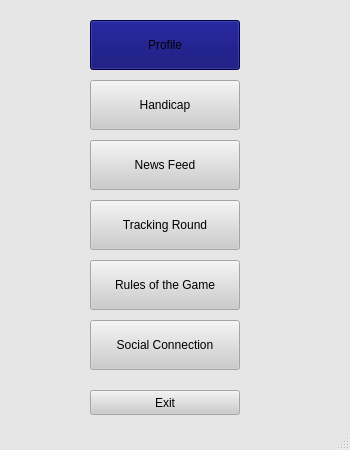
<?xml version="1.0" encoding="UTF-8"?>
<ui version="4.0">
 <class>MainWindow</class>
 <widget class="QMainWindow" name="MainWindow">
  <property name="geometry">
   <rect>
    <x>0</x>
    <y>0</y>
    <width>350</width>
    <height>450</height>
   </rect>
  </property>
  <property name="palette">
   <palette>
    <active>
     <colorrole role="WindowText">
      <brush brushstyle="SolidPattern">
       <color alpha="255">
        <red>0</red>
        <green>0</green>
        <blue>0</blue>
       </color>
      </brush>
     </colorrole>
     <colorrole role="Button">
      <brush brushstyle="SolidPattern">
       <color alpha="255">
        <red>204</red>
        <green>204</green>
        <blue>204</blue>
       </color>
      </brush>
     </colorrole>
     <colorrole role="Light">
      <brush brushstyle="SolidPattern">
       <color alpha="255">
        <red>255</red>
        <green>255</green>
        <blue>255</blue>
       </color>
      </brush>
     </colorrole>
     <colorrole role="Midlight">
      <brush brushstyle="SolidPattern">
       <color alpha="255">
        <red>229</red>
        <green>229</green>
        <blue>229</blue>
       </color>
      </brush>
     </colorrole>
     <colorrole role="Dark">
      <brush brushstyle="SolidPattern">
       <color alpha="255">
        <red>102</red>
        <green>102</green>
        <blue>102</blue>
       </color>
      </brush>
     </colorrole>
     <colorrole role="Mid">
      <brush brushstyle="SolidPattern">
       <color alpha="255">
        <red>136</red>
        <green>136</green>
        <blue>136</blue>
       </color>
      </brush>
     </colorrole>
     <colorrole role="Text">
      <brush brushstyle="SolidPattern">
       <color alpha="255">
        <red>0</red>
        <green>0</green>
        <blue>0</blue>
       </color>
      </brush>
     </colorrole>
     <colorrole role="BrightText">
      <brush brushstyle="SolidPattern">
       <color alpha="255">
        <red>255</red>
        <green>255</green>
        <blue>255</blue>
       </color>
      </brush>
     </colorrole>
     <colorrole role="ButtonText">
      <brush brushstyle="SolidPattern">
       <color alpha="255">
        <red>0</red>
        <green>0</green>
        <blue>0</blue>
       </color>
      </brush>
     </colorrole>
     <colorrole role="Base">
      <brush brushstyle="SolidPattern">
       <color alpha="255">
        <red>255</red>
        <green>255</green>
        <blue>255</blue>
       </color>
      </brush>
     </colorrole>
     <colorrole role="Window">
      <brush brushstyle="SolidPattern">
       <color alpha="255">
        <red>230</red>
        <green>230</green>
        <blue>230</blue>
       </color>
      </brush>
     </colorrole>
     <colorrole role="Shadow">
      <brush brushstyle="SolidPattern">
       <color alpha="255">
        <red>0</red>
        <green>0</green>
        <blue>0</blue>
       </color>
      </brush>
     </colorrole>
     <colorrole role="AlternateBase">
      <brush brushstyle="SolidPattern">
       <color alpha="255">
        <red>229</red>
        <green>229</green>
        <blue>229</blue>
       </color>
      </brush>
     </colorrole>
     <colorrole role="ToolTipBase">
      <brush brushstyle="SolidPattern">
       <color alpha="255">
        <red>255</red>
        <green>255</green>
        <blue>220</blue>
       </color>
      </brush>
     </colorrole>
     <colorrole role="ToolTipText">
      <brush brushstyle="SolidPattern">
       <color alpha="255">
        <red>0</red>
        <green>0</green>
        <blue>0</blue>
       </color>
      </brush>
     </colorrole>
    </active>
    <inactive>
     <colorrole role="WindowText">
      <brush brushstyle="SolidPattern">
       <color alpha="255">
        <red>0</red>
        <green>0</green>
        <blue>0</blue>
       </color>
      </brush>
     </colorrole>
     <colorrole role="Button">
      <brush brushstyle="SolidPattern">
       <color alpha="255">
        <red>204</red>
        <green>204</green>
        <blue>204</blue>
       </color>
      </brush>
     </colorrole>
     <colorrole role="Light">
      <brush brushstyle="SolidPattern">
       <color alpha="255">
        <red>255</red>
        <green>255</green>
        <blue>255</blue>
       </color>
      </brush>
     </colorrole>
     <colorrole role="Midlight">
      <brush brushstyle="SolidPattern">
       <color alpha="255">
        <red>229</red>
        <green>229</green>
        <blue>229</blue>
       </color>
      </brush>
     </colorrole>
     <colorrole role="Dark">
      <brush brushstyle="SolidPattern">
       <color alpha="255">
        <red>102</red>
        <green>102</green>
        <blue>102</blue>
       </color>
      </brush>
     </colorrole>
     <colorrole role="Mid">
      <brush brushstyle="SolidPattern">
       <color alpha="255">
        <red>136</red>
        <green>136</green>
        <blue>136</blue>
       </color>
      </brush>
     </colorrole>
     <colorrole role="Text">
      <brush brushstyle="SolidPattern">
       <color alpha="255">
        <red>0</red>
        <green>0</green>
        <blue>0</blue>
       </color>
      </brush>
     </colorrole>
     <colorrole role="BrightText">
      <brush brushstyle="SolidPattern">
       <color alpha="255">
        <red>255</red>
        <green>255</green>
        <blue>255</blue>
       </color>
      </brush>
     </colorrole>
     <colorrole role="ButtonText">
      <brush brushstyle="SolidPattern">
       <color alpha="255">
        <red>0</red>
        <green>0</green>
        <blue>0</blue>
       </color>
      </brush>
     </colorrole>
     <colorrole role="Base">
      <brush brushstyle="SolidPattern">
       <color alpha="255">
        <red>255</red>
        <green>255</green>
        <blue>255</blue>
       </color>
      </brush>
     </colorrole>
     <colorrole role="Window">
      <brush brushstyle="SolidPattern">
       <color alpha="255">
        <red>230</red>
        <green>230</green>
        <blue>230</blue>
       </color>
      </brush>
     </colorrole>
     <colorrole role="Shadow">
      <brush brushstyle="SolidPattern">
       <color alpha="255">
        <red>0</red>
        <green>0</green>
        <blue>0</blue>
       </color>
      </brush>
     </colorrole>
     <colorrole role="AlternateBase">
      <brush brushstyle="SolidPattern">
       <color alpha="255">
        <red>229</red>
        <green>229</green>
        <blue>229</blue>
       </color>
      </brush>
     </colorrole>
     <colorrole role="ToolTipBase">
      <brush brushstyle="SolidPattern">
       <color alpha="255">
        <red>255</red>
        <green>255</green>
        <blue>220</blue>
       </color>
      </brush>
     </colorrole>
     <colorrole role="ToolTipText">
      <brush brushstyle="SolidPattern">
       <color alpha="255">
        <red>0</red>
        <green>0</green>
        <blue>0</blue>
       </color>
      </brush>
     </colorrole>
    </inactive>
    <disabled>
     <colorrole role="WindowText">
      <brush brushstyle="SolidPattern">
       <color alpha="255">
        <red>102</red>
        <green>102</green>
        <blue>102</blue>
       </color>
      </brush>
     </colorrole>
     <colorrole role="Button">
      <brush brushstyle="SolidPattern">
       <color alpha="255">
        <red>204</red>
        <green>204</green>
        <blue>204</blue>
       </color>
      </brush>
     </colorrole>
     <colorrole role="Light">
      <brush brushstyle="SolidPattern">
       <color alpha="255">
        <red>255</red>
        <green>255</green>
        <blue>255</blue>
       </color>
      </brush>
     </colorrole>
     <colorrole role="Midlight">
      <brush brushstyle="SolidPattern">
       <color alpha="255">
        <red>229</red>
        <green>229</green>
        <blue>229</blue>
       </color>
      </brush>
     </colorrole>
     <colorrole role="Dark">
      <brush brushstyle="SolidPattern">
       <color alpha="255">
        <red>102</red>
        <green>102</green>
        <blue>102</blue>
       </color>
      </brush>
     </colorrole>
     <colorrole role="Mid">
      <brush brushstyle="SolidPattern">
       <color alpha="255">
        <red>136</red>
        <green>136</green>
        <blue>136</blue>
       </color>
      </brush>
     </colorrole>
     <colorrole role="Text">
      <brush brushstyle="SolidPattern">
       <color alpha="255">
        <red>102</red>
        <green>102</green>
        <blue>102</blue>
       </color>
      </brush>
     </colorrole>
     <colorrole role="BrightText">
      <brush brushstyle="SolidPattern">
       <color alpha="255">
        <red>255</red>
        <green>255</green>
        <blue>255</blue>
       </color>
      </brush>
     </colorrole>
     <colorrole role="ButtonText">
      <brush brushstyle="SolidPattern">
       <color alpha="255">
        <red>102</red>
        <green>102</green>
        <blue>102</blue>
       </color>
      </brush>
     </colorrole>
     <colorrole role="Base">
      <brush brushstyle="SolidPattern">
       <color alpha="255">
        <red>230</red>
        <green>230</green>
        <blue>230</blue>
       </color>
      </brush>
     </colorrole>
     <colorrole role="Window">
      <brush brushstyle="SolidPattern">
       <color alpha="255">
        <red>230</red>
        <green>230</green>
        <blue>230</blue>
       </color>
      </brush>
     </colorrole>
     <colorrole role="Shadow">
      <brush brushstyle="SolidPattern">
       <color alpha="255">
        <red>0</red>
        <green>0</green>
        <blue>0</blue>
       </color>
      </brush>
     </colorrole>
     <colorrole role="AlternateBase">
      <brush brushstyle="SolidPattern">
       <color alpha="255">
        <red>204</red>
        <green>204</green>
        <blue>204</blue>
       </color>
      </brush>
     </colorrole>
     <colorrole role="ToolTipBase">
      <brush brushstyle="SolidPattern">
       <color alpha="255">
        <red>255</red>
        <green>255</green>
        <blue>220</blue>
       </color>
      </brush>
     </colorrole>
     <colorrole role="ToolTipText">
      <brush brushstyle="SolidPattern">
       <color alpha="255">
        <red>0</red>
        <green>0</green>
        <blue>0</blue>
       </color>
      </brush>
     </colorrole>
    </disabled>
   </palette>
  </property>
  <property name="windowTitle">
   <string>GolfApp</string>
  </property>
  <property name="styleSheet">
   <string notr="true"/>
  </property>
  <widget class="QWidget" name="centralWidget">
   <widget class="QPushButton" name="exitButton">
    <property name="geometry">
     <rect>
      <x>90</x>
      <y>390</y>
      <width>150</width>
      <height>25</height>
     </rect>
    </property>
    <property name="styleSheet">
     <string notr="true">font: 14pt &quot;Comic Sans MS&quot;;</string>
    </property>
    <property name="text">
     <string>Exit</string>
    </property>
   </widget>
   <widget class="QPushButton" name="Profile_Button">
    <property name="geometry">
     <rect>
      <x>90</x>
      <y>20</y>
      <width>150</width>
      <height>50</height>
     </rect>
    </property>
    <property name="palette">
     <palette>
      <active>
       <colorrole role="WindowText">
        <brush brushstyle="SolidPattern">
         <color alpha="255">
          <red>0</red>
          <green>0</green>
          <blue>0</blue>
         </color>
        </brush>
       </colorrole>
       <colorrole role="Button">
        <brush brushstyle="SolidPattern">
         <color alpha="255">
          <red>0</red>
          <green>0</green>
          <blue>0</blue>
         </color>
        </brush>
       </colorrole>
       <colorrole role="Light">
        <brush brushstyle="SolidPattern">
         <color alpha="255">
          <red>85</red>
          <green>0</green>
          <blue>127</blue>
         </color>
        </brush>
       </colorrole>
       <colorrole role="Midlight">
        <brush brushstyle="SolidPattern">
         <color alpha="255">
          <red>85</red>
          <green>85</green>
          <blue>255</blue>
         </color>
        </brush>
       </colorrole>
       <colorrole role="Dark">
        <brush brushstyle="SolidPattern">
         <color alpha="255">
          <red>255</red>
          <green>0</green>
          <blue>127</blue>
         </color>
        </brush>
       </colorrole>
       <colorrole role="Mid">
        <brush brushstyle="SolidPattern">
         <color alpha="255">
          <red>0</red>
          <green>255</green>
          <blue>255</blue>
         </color>
        </brush>
       </colorrole>
       <colorrole role="Text">
        <brush brushstyle="SolidPattern">
         <color alpha="255">
          <red>0</red>
          <green>0</green>
          <blue>0</blue>
         </color>
        </brush>
       </colorrole>
       <colorrole role="ButtonText">
        <brush brushstyle="SolidPattern">
         <color alpha="255">
          <red>0</red>
          <green>0</green>
          <blue>0</blue>
         </color>
        </brush>
       </colorrole>
       <colorrole role="Base">
        <brush brushstyle="SolidPattern">
         <color alpha="255">
          <red>0</red>
          <green>0</green>
          <blue>106</blue>
         </color>
        </brush>
       </colorrole>
       <colorrole role="Window">
        <brush brushstyle="SolidPattern">
         <color alpha="255">
          <red>0</red>
          <green>0</green>
          <blue>106</blue>
         </color>
        </brush>
       </colorrole>
       <colorrole role="Shadow">
        <brush brushstyle="SolidPattern">
         <color alpha="255">
          <red>69</red>
          <green>148</green>
          <blue>143</blue>
         </color>
        </brush>
       </colorrole>
       <colorrole role="Highlight">
        <brush brushstyle="SolidPattern">
         <color alpha="255">
          <red>255</red>
          <green>255</green>
          <blue>255</blue>
         </color>
        </brush>
       </colorrole>
       <colorrole role="HighlightedText">
        <brush brushstyle="SolidPattern">
         <color alpha="255">
          <red>0</red>
          <green>170</green>
          <blue>255</blue>
         </color>
        </brush>
       </colorrole>
       <colorrole role="AlternateBase">
        <brush brushstyle="SolidPattern">
         <color alpha="255">
          <red>0</red>
          <green>0</green>
          <blue>94</blue>
         </color>
        </brush>
       </colorrole>
      </active>
      <inactive>
       <colorrole role="WindowText">
        <brush brushstyle="SolidPattern">
         <color alpha="255">
          <red>0</red>
          <green>0</green>
          <blue>0</blue>
         </color>
        </brush>
       </colorrole>
       <colorrole role="Button">
        <brush brushstyle="SolidPattern">
         <color alpha="255">
          <red>0</red>
          <green>0</green>
          <blue>106</blue>
         </color>
        </brush>
       </colorrole>
       <colorrole role="Light">
        <brush brushstyle="SolidPattern">
         <color alpha="255">
          <red>85</red>
          <green>0</green>
          <blue>127</blue>
         </color>
        </brush>
       </colorrole>
       <colorrole role="Midlight">
        <brush brushstyle="SolidPattern">
         <color alpha="255">
          <red>85</red>
          <green>85</green>
          <blue>255</blue>
         </color>
        </brush>
       </colorrole>
       <colorrole role="Dark">
        <brush brushstyle="SolidPattern">
         <color alpha="255">
          <red>255</red>
          <green>0</green>
          <blue>127</blue>
         </color>
        </brush>
       </colorrole>
       <colorrole role="Mid">
        <brush brushstyle="SolidPattern">
         <color alpha="255">
          <red>0</red>
          <green>255</green>
          <blue>255</blue>
         </color>
        </brush>
       </colorrole>
       <colorrole role="Text">
        <brush brushstyle="SolidPattern">
         <color alpha="255">
          <red>0</red>
          <green>0</green>
          <blue>0</blue>
         </color>
        </brush>
       </colorrole>
       <colorrole role="ButtonText">
        <brush brushstyle="SolidPattern">
         <color alpha="255">
          <red>0</red>
          <green>0</green>
          <blue>0</blue>
         </color>
        </brush>
       </colorrole>
       <colorrole role="Base">
        <brush brushstyle="SolidPattern">
         <color alpha="255">
          <red>0</red>
          <green>0</green>
          <blue>106</blue>
         </color>
        </brush>
       </colorrole>
       <colorrole role="Window">
        <brush brushstyle="SolidPattern">
         <color alpha="255">
          <red>0</red>
          <green>0</green>
          <blue>106</blue>
         </color>
        </brush>
       </colorrole>
       <colorrole role="Shadow">
        <brush brushstyle="SolidPattern">
         <color alpha="255">
          <red>69</red>
          <green>148</green>
          <blue>143</blue>
         </color>
        </brush>
       </colorrole>
       <colorrole role="Highlight">
        <brush brushstyle="SolidPattern">
         <color alpha="255">
          <red>255</red>
          <green>255</green>
          <blue>255</blue>
         </color>
        </brush>
       </colorrole>
       <colorrole role="HighlightedText">
        <brush brushstyle="SolidPattern">
         <color alpha="255">
          <red>0</red>
          <green>170</green>
          <blue>255</blue>
         </color>
        </brush>
       </colorrole>
       <colorrole role="AlternateBase">
        <brush brushstyle="SolidPattern">
         <color alpha="255">
          <red>0</red>
          <green>0</green>
          <blue>94</blue>
         </color>
        </brush>
       </colorrole>
      </inactive>
      <disabled>
       <colorrole role="WindowText">
        <brush brushstyle="SolidPattern">
         <color alpha="255">
          <red>0</red>
          <green>0</green>
          <blue>255</blue>
         </color>
        </brush>
       </colorrole>
       <colorrole role="Button">
        <brush brushstyle="SolidPattern">
         <color alpha="255">
          <red>0</red>
          <green>0</green>
          <blue>106</blue>
         </color>
        </brush>
       </colorrole>
       <colorrole role="Light">
        <brush brushstyle="SolidPattern">
         <color alpha="255">
          <red>85</red>
          <green>0</green>
          <blue>127</blue>
         </color>
        </brush>
       </colorrole>
       <colorrole role="Midlight">
        <brush brushstyle="SolidPattern">
         <color alpha="255">
          <red>85</red>
          <green>85</green>
          <blue>255</blue>
         </color>
        </brush>
       </colorrole>
       <colorrole role="Dark">
        <brush brushstyle="SolidPattern">
         <color alpha="255">
          <red>255</red>
          <green>0</green>
          <blue>127</blue>
         </color>
        </brush>
       </colorrole>
       <colorrole role="Mid">
        <brush brushstyle="SolidPattern">
         <color alpha="255">
          <red>0</red>
          <green>255</green>
          <blue>255</blue>
         </color>
        </brush>
       </colorrole>
       <colorrole role="Text">
        <brush brushstyle="SolidPattern">
         <color alpha="255">
          <red>0</red>
          <green>0</green>
          <blue>255</blue>
         </color>
        </brush>
       </colorrole>
       <colorrole role="ButtonText">
        <brush brushstyle="SolidPattern">
         <color alpha="255">
          <red>0</red>
          <green>0</green>
          <blue>255</blue>
         </color>
        </brush>
       </colorrole>
       <colorrole role="Base">
        <brush brushstyle="SolidPattern">
         <color alpha="255">
          <red>0</red>
          <green>0</green>
          <blue>106</blue>
         </color>
        </brush>
       </colorrole>
       <colorrole role="Window">
        <brush brushstyle="SolidPattern">
         <color alpha="255">
          <red>0</red>
          <green>0</green>
          <blue>106</blue>
         </color>
        </brush>
       </colorrole>
       <colorrole role="Shadow">
        <brush brushstyle="SolidPattern">
         <color alpha="255">
          <red>69</red>
          <green>148</green>
          <blue>143</blue>
         </color>
        </brush>
       </colorrole>
       <colorrole role="Highlight">
        <brush brushstyle="SolidPattern">
         <color alpha="255">
          <red>255</red>
          <green>255</green>
          <blue>255</blue>
         </color>
        </brush>
       </colorrole>
       <colorrole role="HighlightedText">
        <brush brushstyle="SolidPattern">
         <color alpha="255">
          <red>0</red>
          <green>170</green>
          <blue>255</blue>
         </color>
        </brush>
       </colorrole>
       <colorrole role="AlternateBase">
        <brush brushstyle="SolidPattern">
         <color alpha="255">
          <red>0</red>
          <green>0</green>
          <blue>94</blue>
         </color>
        </brush>
       </colorrole>
      </disabled>
     </palette>
    </property>
    <property name="whatsThis">
     <string>&lt;html&gt;&lt;head/&gt;&lt;body&gt;&lt;p&gt;View &amp;amp; Edit Your Profile&lt;/p&gt;&lt;/body&gt;&lt;/html&gt;</string>
    </property>
    <property name="autoFillBackground">
     <bool>false</bool>
    </property>
    <property name="styleSheet">
     <string notr="true">font: 15pt &quot;Comic Sans MS&quot;;</string>
    </property>
    <property name="text">
     <string>Profile</string>
    </property>
   </widget>
   <widget class="QPushButton" name="Handicap_Button">
    <property name="geometry">
     <rect>
      <x>90</x>
      <y>80</y>
      <width>150</width>
      <height>50</height>
     </rect>
    </property>
    <property name="autoFillBackground">
     <bool>false</bool>
    </property>
    <property name="styleSheet">
     <string notr="true">font: 15pt &quot;Comic Sans MS&quot;;
</string>
    </property>
    <property name="text">
     <string>Handicap</string>
    </property>
   </widget>
   <widget class="QPushButton" name="NewsFeed_Button">
    <property name="geometry">
     <rect>
      <x>90</x>
      <y>140</y>
      <width>150</width>
      <height>50</height>
     </rect>
    </property>
    <property name="whatsThis">
     <string>&lt;html&gt;&lt;head/&gt;&lt;body&gt;&lt;p&gt;See The Latest Golf News!&lt;/p&gt;&lt;/body&gt;&lt;/html&gt;</string>
    </property>
    <property name="autoFillBackground">
     <bool>false</bool>
    </property>
    <property name="styleSheet">
     <string notr="true">font: 15pt &quot;Comic Sans MS&quot;;
</string>
    </property>
    <property name="text">
     <string>News Feed</string>
    </property>
   </widget>
   <widget class="QPushButton" name="Track_Button">
    <property name="geometry">
     <rect>
      <x>90</x>
      <y>200</y>
      <width>150</width>
      <height>50</height>
     </rect>
    </property>
    <property name="whatsThis">
     <string>&lt;html&gt;&lt;head/&gt;&lt;body&gt;&lt;p&gt;Virtual Score Card&lt;/p&gt;&lt;/body&gt;&lt;/html&gt;</string>
    </property>
    <property name="styleSheet">
     <string notr="true">font: 15pt &quot;Comic Sans MS&quot;;</string>
    </property>
    <property name="text">
     <string>Tracking Round</string>
    </property>
   </widget>
   <widget class="QPushButton" name="Rules_Button">
    <property name="geometry">
     <rect>
      <x>90</x>
      <y>260</y>
      <width>150</width>
      <height>50</height>
     </rect>
    </property>
    <property name="whatsThis">
     <string>&lt;html&gt;&lt;head/&gt;&lt;body&gt;&lt;p&gt;Official Rules&lt;/p&gt;&lt;/body&gt;&lt;/html&gt;</string>
    </property>
    <property name="styleSheet">
     <string notr="true">font: 14pt &quot;Comic Sans MS&quot;</string>
    </property>
    <property name="text">
     <string>Rules of the Game</string>
    </property>
   </widget>
   <widget class="QPushButton" name="Social_Button">
    <property name="geometry">
     <rect>
      <x>90</x>
      <y>320</y>
      <width>150</width>
      <height>50</height>
     </rect>
    </property>
    <property name="whatsThis">
     <string>&lt;html&gt;&lt;head/&gt;&lt;body&gt;&lt;p&gt;Search For Other Players&lt;/p&gt;&lt;p&gt;&lt;br/&gt;&lt;/p&gt;&lt;/body&gt;&lt;/html&gt;</string>
    </property>
    <property name="styleSheet">
     <string notr="true">font: 15pt &quot;Comic Sans MS&quot;;</string>
    </property>
    <property name="text">
     <string>Social Connection</string>
    </property>
   </widget>
  </widget>
  <widget class="QMenuBar" name="menuBar">
   <property name="geometry">
    <rect>
     <x>0</x>
     <y>0</y>
     <width>350</width>
     <height>22</height>
    </rect>
   </property>
  </widget>
  <widget class="QStatusBar" name="statusBar"/>
 </widget>
 <layoutdefault spacing="6" margin="11"/>
 <resources/>
 <connections/>
</ui>
